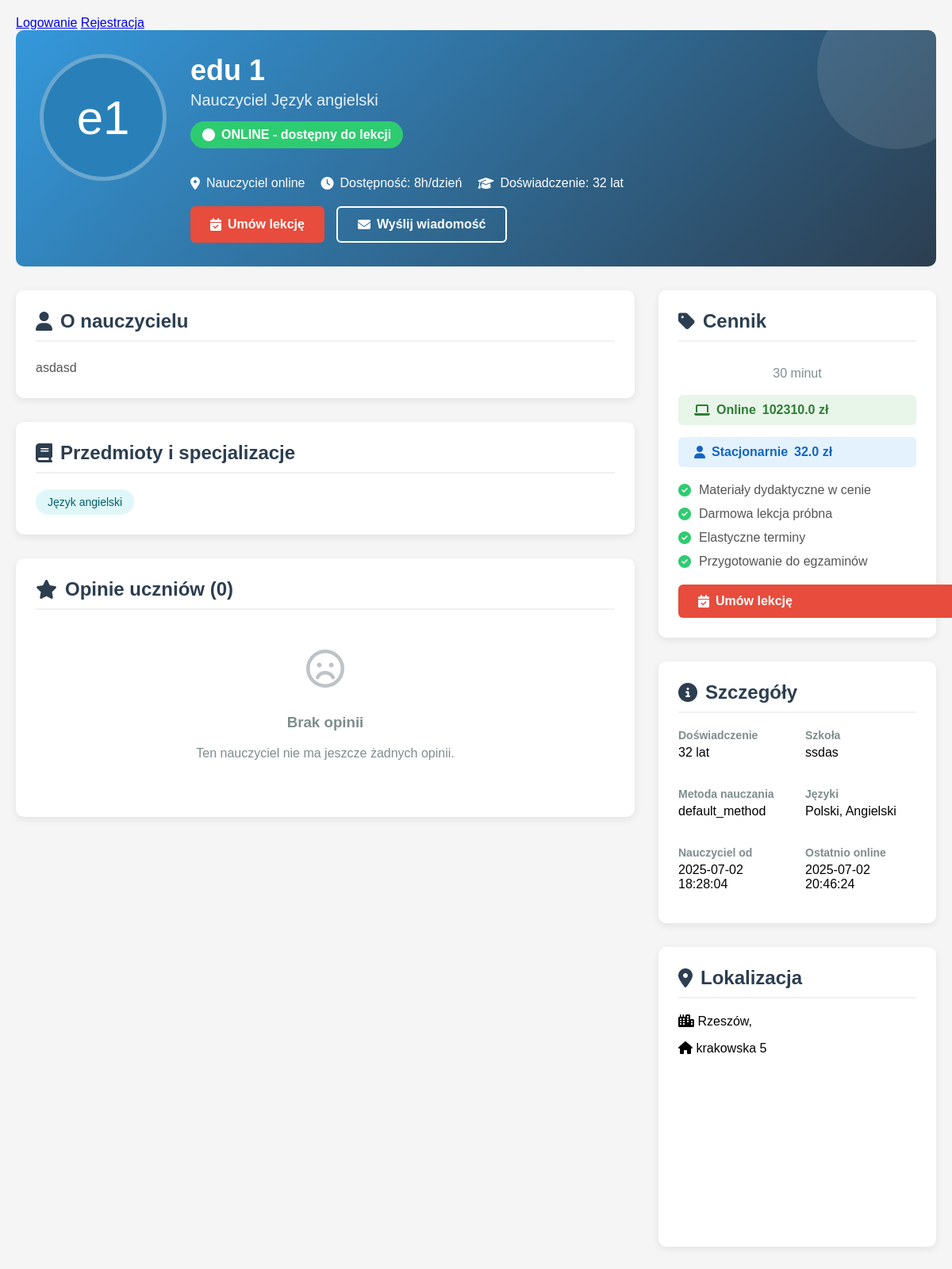
/teacher_profile/3 (signed in), run on an earlier commit of the app's database.
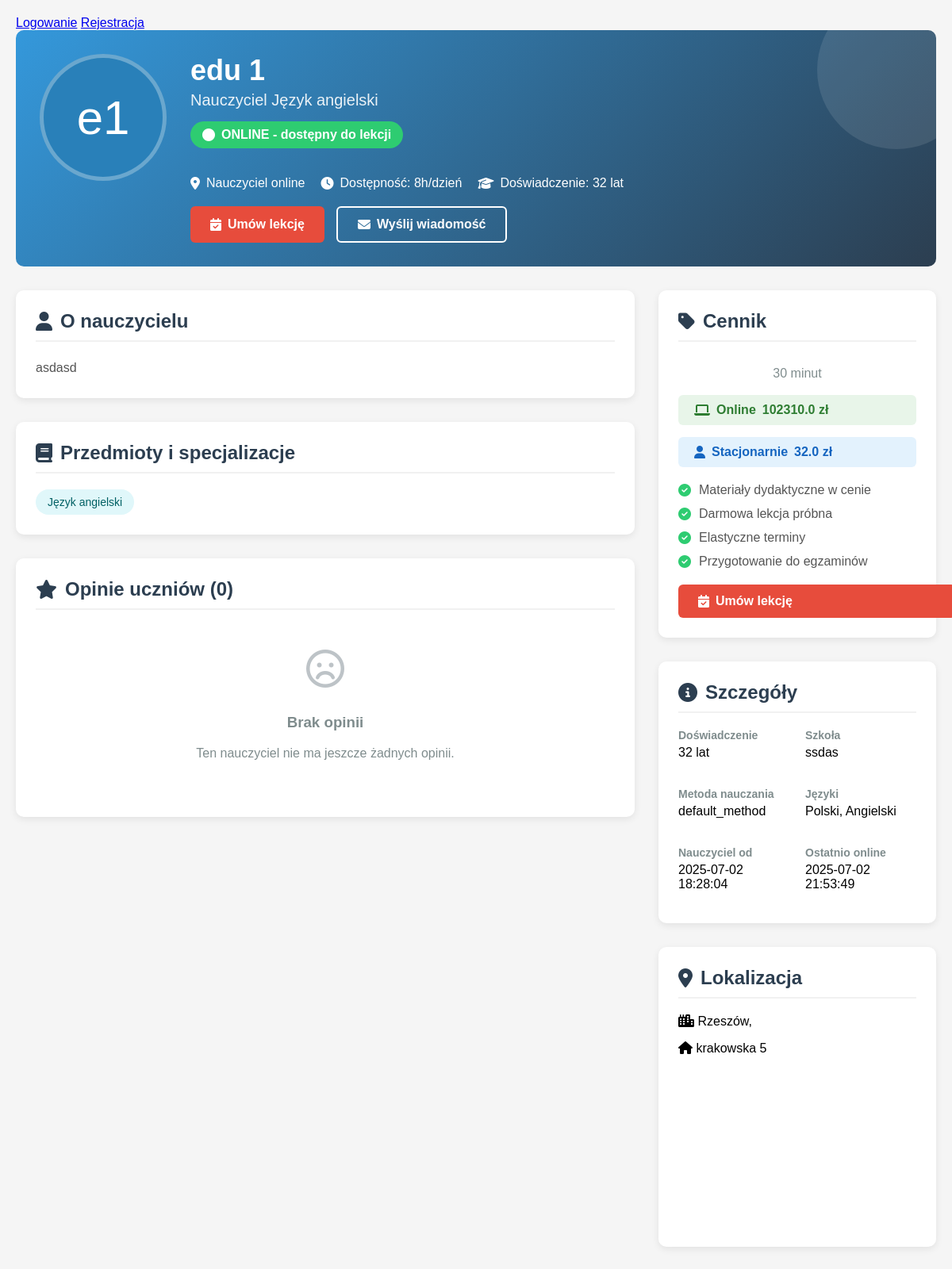
And on a later commit of the database.
### tables this page shows
CREATE TABLE users (
                id INTEGER PRIMARY KEY AUTOINCREMENT,
                username TEXT UNIQUE NOT NULL,
                email TEXT UNIQUE NOT NULL,
                hash TEXT NOT NULL,
                role INTEGER DEFAULT 0,
                voivodeship TEXT,
                regional_teacher_id INTEGER,
                first_name TEXT,
                last_name TEXT,
                phone TEXT,
                school TEXT,
                subjects TEXT,
                experience_years INTEGER,
                bio TEXT,
                profile_picture TEXT,
                created_at TIMESTAMP DEFAULT CURRENT_TIMESTAMP,
                is_online INTEGER DEFAULT 0,
                last_online TIMESTAMP,
                teaching_modes TEXT DEFAULT 'online',
                availability_hours INTEGER DEFAULT 8,
                parental_email TEXT,
                password_setup_token TEXT,
                token_expiry TIMESTAMP,
                password_reset_token TEXT,
                password_reset_expiry TIMESTAMP,
                tmethod TEXT DEFAULT 'default_method'
            );

### app.py (the view)
@app.route("/teacher_profile/<int:teacher_id>")
def teacher_profile(teacher_id):
    if "user_id" not in session:
        flash("Musisz być zalogowany, aby przeglądać profile nauczycieli", "error")
        return redirect(url_for("login"))
    db = get_db()
    teacher = db.execute("""
        SELECT u.*, p.city, p.address, p.lat, p.lng,
               rt.username as regional_teacher_name
        FROM users u
        LEFT JOIN pins p ON u.id = p.created_by
        LEFT JOIN users rt ON u.regional_teacher_id = rt.id
        WHERE u.id = ? AND u.role IN (?, ?)
    """, (teacher_id, ROLE_TEACHER, ROLE_REGIONAL_TEACHER)).fetchone()
    if not teacher:
        flash("Nauczyciel nie istnieje", "error")
        return redirect(url_for("index"))
    teacher = row_to_dict(teacher)
    availability = {}
    availability_rows = db.execute("""
        SELECT day_of_week, start_time, end_time, is_available, teaching_mode
        FROM teacher_availability
        WHERE teacher_id = ?
    """, (teacher_id,)).fetchall()
    for row in availability_rows:
        day = row['day_of_week']
        time_slot = f"{row['start_time']} - {row['end_time']}"
        if day not in availability:
            availability[day] = {}
        availability[day][time_slot] = {
            'available': row['is_available'],
            'mode': row['teaching_mode']
        }
    reviews = []
    pricing = db.execute("""
        SELECT price_online, price_in_person
        FROM teacher_pricing
        WHERE teacher_id = ?
    """, (teacher_id,)).fetchone()
    if not pricing:
        pricing = {"price_online": "brak danych", "price_in_person": "brak danych"}
    return render_template("teacher_profile.html",
                           teacher=teacher,
                           availability=availability,
                           reviews=reviews,
                           time_slots=generate_time_slots(),
                           datetime=datetime,
                           pricing=pricing)

### app.py (called while the page is built)
def get_db():
    db = getattr(g, '_database', None)
    if db is None:
        db = g._database = sqlite3.connect(DATABASE)
        db.row_factory = sqlite3.Row
    return db

@app.template_filter('format_datetime')
def format_datetime(value, format='%d.%m.%Y %H:%M'):
    if value is None:
        return ""
    try:
        return value.strftime(format)
    except AttributeError:
        return value

@app.teardown_appcontext
def close_connection(exception):
    db = getattr(g, '_database', None)
    if db is not None:
        db.close()

def row_to_dict(row):
    return dict(row) if row else None

@app.context_processor
def utility_processor():
    return dict(
        get_day_name=get_day_name,
        get_role_name=get_role_name,
        datetime=datetime,
        timedelta=timedelta,
        format_time_slot=format_time_slot
    )

@app.template_filter('format_date')
def format_date(value):
    if value is None:
        return "Nieznana"
    try:
        dt = datetime.strptime(value, '%Y-%m-%d')
        return dt.strftime('%d.%m.%Y')
    except:
        return value

### templates/teacher_profile.html (shortened to what the changed rows need)
<!DOCTYPE html>
<html lang="pl">
<head>
    <link rel="stylesheet" href="https://cdnjs.cloudflare.com/ajax/libs/font-awesome/6.4.0/css/all.min.css ">
</head>
<body>
    <div class="profile-container">
        <div class="profile-header">
            <div class="avatar-container">
                <div class="teacher-avatar">
                    {{ teacher.first_name[0] }}{{ teacher.last_name[0] }}
                </div>
            </div>
            <div class="profile-info">
                <h1 class="teacher-name">{{ teacher.first_name }} {{ teacher.last_name }}</h1>
                <div class="teacher-title">Nauczyciel {{ teacher.subjects.split(', ')[0] }}</div>
                <div class="status-badge">
                    <i class="fas fa-circle"></i> ONLINE - dostępny do lekcji
                </div>
                <div class="contact-info">
                    <div class="contact-item">
                        <i class="fas fa-map-marker-alt"></i>
                        {% if teacher.voivodeship %}
                            {{ teacher.voivodeship }}{% if teacher.city %}, {{ teacher.city }}{% endif %}
                        {% else %}
                            Nauczyciel online
                        {% endif %}
                    </div>
                    <div class="contact-item">
                        <i class="fas fa-clock"></i>
                        Dostępność: {{ teacher.availability_hours }}h/dzień
                    </div>
                    <div class="contact-item">
                        <i class="fas fa-graduation-cap"></i>
                        Doświadczenie: {{ teacher.experience_years }} lat
                    </div>
                </div>
                <div class="profile-actions">
                    <a href="{{ url_for('book_teacher', teacher_id=teacher.id) }}" class="btn btn-primary">
                    </a>
                    <a href="#" class="btn btn-outline">
                    </a>
                </div>
            </div>
        </div>
        <div class="profile-content">
            <div class="main-content">
                <div class="section">
                    <h2 class="section-title"><i class="fas fa-user"></i> O nauczycielu</h2>
                    <div class="about-content">
                        {{ teacher.bio or "Nauczyciel nie dodał jeszcze opisu swojego profilu." }}
                    </div>
                </div>
                <div class="section">
                    <h2 class="section-title"><i class="fas fa-book"></i> Przedmioty i specjalizacje</h2>
                    <div class="subjects-list">
                        {% for subject in teacher.subjects.split(', ') %}
                        <div class="subject-tag">{{ subject }}</div>
                        {% endfor %}
                    </div>
                </div>
                <div class="section">
                    <h2 class="section-title"><i class="fas fa-star"></i> Opinie uczniów ({{ reviews|length }})</h2>
                </div>
            </div>
            <div class="sidebar">
                <div class="section booking-card">
                    <h2 class="section-title"><i class="fas fa-tag"></i> Cennik</h2>
                </div>
                <div class="section">
                    <h2 class="section-title"><i class="fas fa-info-circle"></i> Szczegóły</h2>
                    <div class="info-grid">
                        <div class="info-item">
                            <div class="info-label">Doświadczenie</div>
                            <div class="info-value">{{ teacher.experience_years }} lat</div>
                        </div>
                        <div class="info-item">
                            <div class="info-label">Szkoła</div>
                            <div class="info-value">{{ teacher.school or 'Nie podano' }}</div>
                        </div>
                        <div class="info-item">
                            <div class="info-label">Metoda nauczania</div>
                            <div class="info-value">{{ teacher.tmethod }}</div>
                        </div>
                        <div class="info-item">
                            <div class="info-label">Nauczyciel od</div>
                            <div class="info-value">{{ teacher.created_at|format_date }}</div>
                        </div>
                        <div class="info-item">
                            <div class="info-label">Ostatnio online</div>
                            <div class="info-value">{{ teacher.last_online|format_datetime }}</div>
                        </div>
                    </div>
                </div>
                <div class="section">
                    <h2 class="section-title"><i class="fas fa-map-marker-alt"></i> Lokalizacja</h2>
                </div>
            </div>
        </div>
    </div>
</body>
</html>

What changed in the data, as far as the page shows it:
changed users "Język angielski": last_online "2025-07-02 20:46:24" → "2025-07-02 21:53:49"
